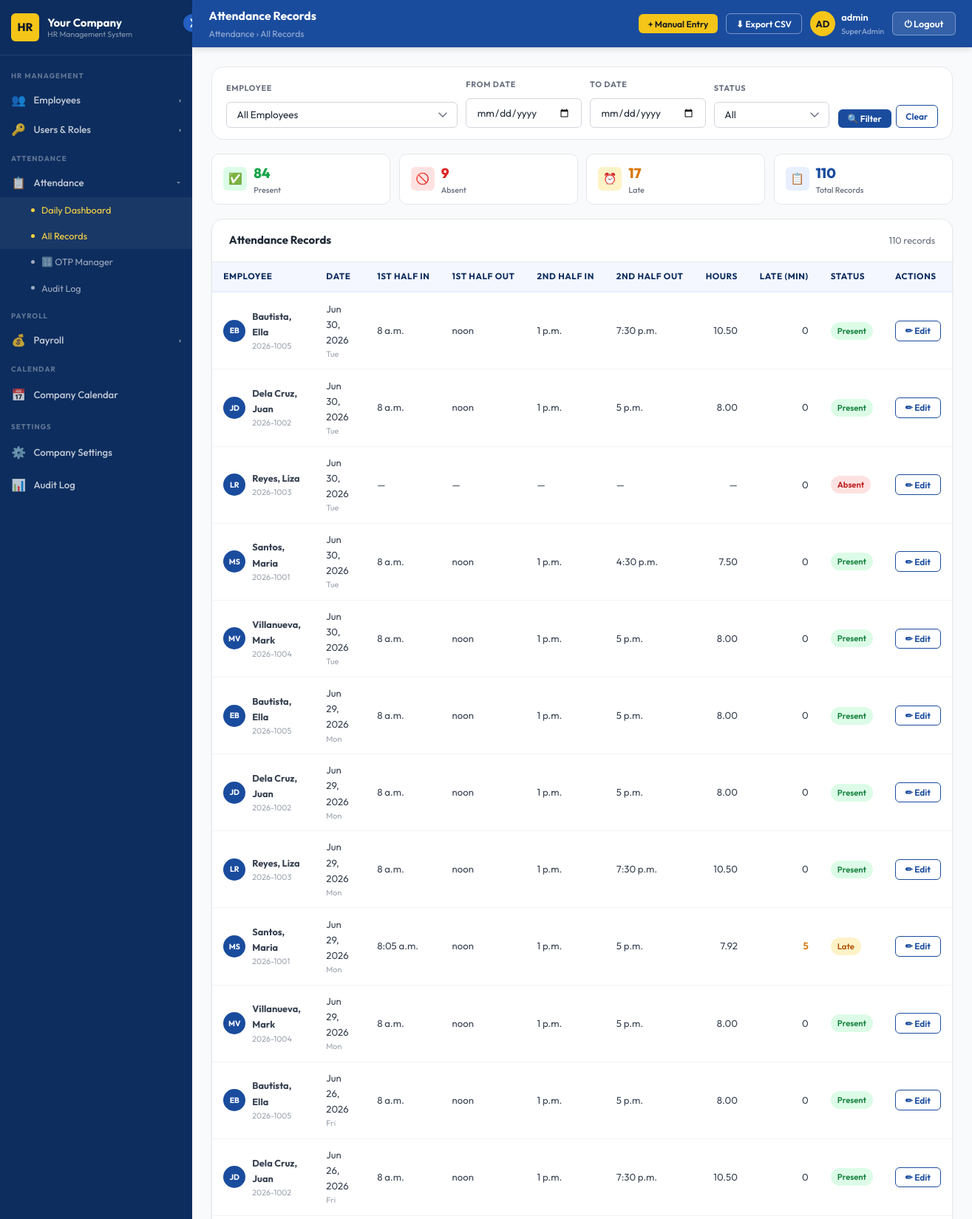
Page /attendance/admin/records/ (signed in, upper part) on the committed database.
### attendance/models.py (models this page shows, shortened)
class Attendance(models.Model):
    STATUS_CHOICES = [('present','Present'),('absent','Absent'),('late','Late')]
    employee          = models.ForeignKey(Employee, on_delete=models.CASCADE)
    date              = models.DateField()
    time_in_am        = models.TimeField(null=True, blank=True)  # NOTE: added
    time_out_am       = models.TimeField(null=True, blank=True)  # NOTE: added
    time_in_pm        = models.TimeField(null=True, blank=True)  # NOTE: added
    time_out_pm       = models.TimeField(null=True, blank=True)  # NOTE: added
    total_hours       = models.DecimalField(max_digits=5, decimal_places=2, null=True, blank=True)
    late_minutes      = models.PositiveIntegerField(default=0)
    undertime_minutes = models.PositiveIntegerField(default=0)
    status            = models.CharField(max_length=20, choices=STATUS_CHOICES, default='present')
    created_at        = models.DateTimeField(auto_now_add=True)
    class Meta:
        unique_together = ('employee', 'date')

### employees/models.py (models this page shows, shortened)
class Employee(models.Model):
    EMPLOYMENT_TYPES = [('regular', 'Regular'), ('contract', 'Contract')]
    STATUS_CHOICES   = [('active', 'Active'), ('inactive', 'Inactive')]
    GENDER_CHOICES   = [('male', 'Male'), ('female', 'Female'), ('other', 'Other')]
    CIVIL_CHOICES    = [
        ('single', 'Single'), ('married', 'Married'),
        ('widowed', 'Widowed'), ('separated', 'Separated'),
    ]
    employee_code   = models.CharField(max_length=50, unique=True)
    first_name      = models.CharField(max_length=100)
    last_name       = models.CharField(max_length=100)
    email           = models.EmailField(unique=True)
    phone           = models.CharField(max_length=30, blank=True)
    address         = models.TextField(blank=True)
    date_hired      = models.DateField(null=True, blank=True)
    employment_type = models.CharField(max_length=20, choices=EMPLOYMENT_TYPES, default='regular')
    status          = models.CharField(max_length=20, choices=STATUS_CHOICES, default='active')
    department      = models.ForeignKey(Department, on_delete=models.SET_NULL, null=True, blank=True)
    position        = models.ForeignKey(Position, on_delete=models.SET_NULL, null=True, blank=True)
    salary_grade    = models.ForeignKey(SalaryGrade, on_delete=models.SET_NULL, null=True, blank=True)
    created_at      = models.DateTimeField(auto_now_add=True)
    updated_at      = models.DateTimeField(auto_now=True)
    middle_name     = models.CharField(max_length=100, blank=True)
    birthdate       = models.DateField(null=True, blank=True)
    gender          = models.CharField(max_length=10, choices=GENDER_CHOICES, blank=True)
    civil_status    = models.CharField(max_length=15, choices=CIVIL_CHOICES, blank=True)
    nationality     = models.CharField(max_length=60, blank=True, default='Filipino')
    tin_number        = models.CharField(max_length=30, blank=True)
    sss_number        = models.CharField(max_length=30, blank=True)
    philhealth_number = models.CharField(max_length=30, blank=True)
    pagibig_number    = models.CharField(max_length=30, blank=True)
    emergency_contact_name         = models.CharField(max_length=150, blank=True)
    emergency_contact_phone        = models.CharField(max_length=30, blank=True)
    emergency_contact_relationship = models.CharField(max_length=60, blank=True)
    contract_start  = models.DateField(null=True, blank=True)
    contract_end    = models.DateField(null=True, blank=True)

### attendance/views.py (the view)
# urls.py: path('admin/records/',      views.attendance_records,   name='records'),
@admin_required
def attendance_records(request):
    import json as _json
    qs = Attendance.objects.select_related('employee').order_by('-date', 'employee__last_name')
    emp_id   = request.GET.get('emp_id')
    from_dt  = request.GET.get('from')
    to_dt    = request.GET.get('to')
    status   = request.GET.get('status')
    if emp_id:  qs = qs.filter(employee_id=emp_id)
    if from_dt: qs = qs.filter(date__gte=from_dt)
    if to_dt:   qs = qs.filter(date__lte=to_dt)
    if status:  qs = qs.filter(status=status)
    summary = {
        'total':   qs.count(),
        'present': qs.filter(status='present').count(),
        'absent':  qs.filter(status='absent').count(),
        'late':    qs.filter(status='late').count(),
    }
    records_json = {}
    for r in qs:
        records_json[r.id] = {
            'employee_name': f'{r.employee.last_name}, {r.employee.first_name}',
            'date':          str(r.date),
            'time_in_am':    str(r.time_in_am)[:5]  if r.time_in_am  else '',
            'time_out_am':   str(r.time_out_am)[:5] if r.time_out_am else '',
            'time_in_pm':    str(r.time_in_pm)[:5]  if r.time_in_pm  else '',
            'time_out_pm':   str(r.time_out_pm)[:5] if r.time_out_pm else '',
            'status':        r.status,
        }
    paginator = Paginator(qs, 30)
    records = paginator.get_page(request.GET.get('page', 1))
    return render(request, 'hrms/attendance_records.html', {
        'records':      records,
        'records_json': _json.dumps(records_json),
        'employees':    Employee.objects.filter(status='active'),
        'summary':      summary,
        **_branding(),
    })

### templates/hrms/attendance_records.html (shortened to what this page needs)
{% extends "hrms/admin_base.html" %}
{% load static %}
{% block page_title %}Attendance Records{% endblock %}
{% block breadcrumb %}Attendance › All Records{% endblock %}
{% block header_actions %}
  <button class="btn btn-gold btn-sm" onclick="openModal('manual-att-modal')">+ Manual Entry</button>
  <button class="btn btn-outline btn-sm" style="color:var(--white);border-color:rgba(255,255,255,.4);"
          onclick="exportRecords()">⬇ Export CSV</button>
{% endblock %}
{% block content %}
<div class="filter-card">
  <form method="get" action="{% url 'attendance:records' %}" style="display:contents;">
    <div class="form-group" style="flex:2;min-width:200px;">
      <label>Employee</label>
      <select name="emp_id" class="form-control">
        <option value="">All Employees</option>
      </select>
    </div>
    <div class="form-group">
      <label>From Date</label>
      <input type="date" name="from" class="form-control" value="{{ request.GET.from }}">
    </div>
    <div class="form-group">
      <label>To Date</label>
      <input type="date" name="to" class="form-control" value="{{ request.GET.to }}">
    </div>
    <div class="form-group">
      <label>Status</label>
      <select name="status" class="form-control">
        <option value="">All</option>
      </select>
    </div>
    <div style="display:flex;gap:.4rem;align-items:flex-end;">
      <button type="submit" class="btn btn-primary btn-sm">🔍 Filter</button>
      <a href="{% url 'attendance:records' %}" class="btn btn-outline btn-sm">Clear</a>
    </div>
  </form>
</div>
<div class="att-mini-stats">
  <div class="mini-stat">
    <div style="width:32px;height:32px;background:#DCFCE7;border-radius:var(--radius-sm);display:flex;align-items:center;justify-content:center;">✅</div>
    <div><div class="num" style="color:var(--success);">{{ summary.present }}</div><div class="label">Present</div></div>
  </div>
  <div class="mini-stat">
    <div style="width:32px;height:32px;background:#FEE2E2;border-radius:var(--radius-sm);display:flex;align-items:center;justify-content:center;">🚫</div>
    <div><div class="num" style="color:var(--danger);">{{ summary.absent }}</div><div class="label">Absent</div></div>
  </div>
  <div class="mini-stat">
    <div style="width:32px;height:32px;background:#FEF3C7;border-radius:var(--radius-sm);display:flex;align-items:center;justify-content:center;">⏰</div>
    <div><div class="num" style="color:var(--warning);">{{ summary.late }}</div><div class="label">Late</div></div>
  </div>
  <div class="mini-stat">
    <div style="width:32px;height:32px;background:var(--blue-100);border-radius:var(--radius-sm);display:flex;align-items:center;justify-content:center;">📋</div>
    <div><div class="num" style="color:var(--blue-800);">{{ summary.total }}</div><div class="label">Total Records</div></div>
  </div>
</div>
<div class="card">
  <div class="card-header">
    <h3>Attendance Records</h3>
    <span class="text-sm text-gray">{{ records.paginator.count }} record{{ records.paginator.count|pluralize }}</span>
  </div>
  <div class="table-wrap">
    <table class="data-table" id="records-table">
      <thead>
        <tr>
          <th>Employee</th>
          <th>Date</th>
          <th>1st Half In</th>
          <th>1st Half Out</th>
          <th>2nd Half In</th>
          <th>2nd Half Out</th>
          <th style="text-align:right;">Hours</th>
          <th style="text-align:right;">Late (min)</th>
          <th>Status</th>
          <th>Actions</th>
        </tr>
      </thead>
      <tbody>
        {% for rec in records %}
        <tr id="row-{{ rec.id }}">
          <td>
            <div class="emp-cell">
              <div class="emp-av-sm">{{ rec.employee.first_name|slice:":1" }}{{ rec.employee.last_name|slice:":1" }}</div>
              <div>
                <strong style="font-size:.85rem;">{{ rec.employee.last_name }}, {{ rec.employee.first_name }}</strong>
                <div style="font-size:.72rem;color:var(--gray-400);">{{ rec.employee.employee_code }}</div>
              </div>
            </div>
          </td>
          <td>{{ rec.date|date:"M d, Y" }}
            <div style="font-size:.72rem;color:var(--gray-400);">{{ rec.date|date:"D" }}</div>
          </td>
          <td>{{ rec.time_in_am|default:"—" }}</td>
          <td>{{ rec.time_out_am|default:"—" }}</td>
          <td>{{ rec.time_in_pm|default:"—" }}</td>
          <td>{{ rec.time_out_pm|default:"—" }}</td>
          <td style="text-align:right;">{{ rec.total_hours|default:"—" }}</td>
          <td style="text-align:right;">
            {% if rec.late_minutes %}
              <span style="color:var(--warning);font-weight:600;">{{ rec.late_minutes }}</span>
            {% else %}0{% endif %}
          </td>
          <td>
            <span class="badge {% if rec.status == 'present' %}badge-success{% elif rec.status == 'late' %}badge-warning{% else %}badge-danger{% endif %}">
              {{ rec.status|title }}
            </span>
          </td>
          <td>
            <button class="btn btn-outline btn-sm" onclick="editRecord({{ rec.id }})">✏ Edit</button>
          </td>
        </tr>
        {% empty %}
        <tr>
          <td colspan="10" style="text-align:center;padding:3rem;color:var(--gray-400);">
            No records found for the selected filters.
          </td>
        </tr>
        {% endfor %}
      </tbody>
    </table>
  </div>
</div>
{% endblock %}

### templates/hrms/admin_base.html (shortened to what this page needs)
{% load static %}
<!DOCTYPE html>
<html lang="en">
<head>
  <link rel="stylesheet" href="{% static 'css/base.css' %}"/>
</head>
<body>
<div class="admin-layout">
  <aside class="sidebar" id="sidebar">
    <button class="sidebar-toggle" id="sidebar-toggle" title="Toggle Sidebar">❯</button>
    <div class="sidebar-logo">
      <div class="logo-mark" id="logo-mark">
        {% if company_logo %}
          <img src="{{ company_logo }}" alt="Logo"
               style="width:100%;height:100%;object-fit:cover;border-radius:var(--radius-sm);">
        {% else %}
          {{ company_initials|default:"HR" }}
        {% endif %}
      </div>
      <div class="logo-text">
        {{ company_name|default:"Your Company" }}
        <span>HR Management System</span>
      </div>
    </div>
    <nav class="sidebar-nav" id="sidebar-nav">
      <div class="nav-section">
        <div class="nav-section-label">HR Management</div>
        <button class="nav-group-toggle" data-group="nav-hr">
          <span class="icon">👥</span><span class="label">Employees</span><span class="chevron">›</span>
        </button>
        {% if is_super_admin %}
        <button class="nav-group-toggle" data-group="nav-users">
          <span class="icon">🔑</span><span class="label">Users & Roles</span><span class="chevron">›</span>
        </button>
        {% endif %}
      </div>
      <div class="nav-section">
        <div class="nav-section-label">Attendance</div>
        <button class="nav-group-toggle" data-group="nav-att">
          <span class="icon">📋</span><span class="label">Attendance</span><span class="chevron">›</span>
        </button>
        <div class="nav-submenu" id="nav-att">
          <a href="{% url 'attendance:dashboard' %}">Daily Dashboard</a>
          <a href="{% url 'attendance:records' %}">All Records</a>
          <a href="{% url 'attendance:otp_manager' %}">🔢 OTP Manager</a>
          <a href="{% url 'attendance:audit_log' %}">Audit Log</a>
        </div>
      </div>
      <div class="nav-section">
        <div class="nav-section-label">Payroll</div>
        <button class="nav-group-toggle" data-group="nav-payroll">
          <span class="icon">💰</span><span class="label">Payroll</span><span class="chevron">›</span>
        </button>
      </div>
      <div class="nav-section">
        <div class="nav-section-label">Calendar</div>
        <a class="nav-link" href="{% url 'calendar_app:index' %}">
          <span class="icon">📅</span><span class="label">Company Calendar</span>
        </a>
      </div>
      {% if is_super_admin %}
      <div class="nav-section">
        <div class="nav-section-label">Settings</div>
        <a class="nav-link" href="{% url 'employees:company_settings' %}">
          <span class="icon">⚙️</span><span class="label">Company Settings</span>
        </a>
        <a class="nav-link" href="{% url 'accounts:audit_log' %}">
          <span class="icon">📊</span><span class="label">Audit Log</span>
        </a>
      </div>
      {% endif %}
    </nav>
  </aside>
  <div style="flex:1;display:flex;flex-direction:column;">
    <header class="admin-header" id="admin-header">
      <div>
        <div class="header-title">{% block page_title %}Dashboard{% endblock %}</div>
        <div class="header-breadcrumb">{% block breadcrumb %}Home{% endblock %}</div>
      </div>
      <div class="header-right">
        {% block header_actions %}{% endblock %}
        <div class="header-user">
          <div class="header-avatar">{{ request.user.username|slice:":2"|upper }}</div>
          <div>
            <div style="font-size:.85rem;font-weight:600;color:var(--white);">
              {{ request.user.get_full_name|default:request.user.username }}
            </div>
            {% if user_role %}
            <div style="font-size:.7rem;color:rgba(255,255,255,.5);">
              {{ user_role.name }}
            </div>
            {% endif %}
          </div>
        </div>
        <button class="btn-logout" onclick="confirmLogout()">⏻ Logout</button>
      </div>
    </header>
    <main class="admin-content" id="admin-content">
      {% block content %}{% endblock %}
    </main>
  </div>
</div>
</body>
</html>

### rows in the picture
Attendance: employee.first_name "E", employee.last_name "B", employee.last_name "Bautista", employee.first_name "Ella", employee.employee_code "2026-1005", date "Jun 30, 2026", date "Tue", time_in_am "8 a.m.", time_out_am "noon", time_in_pm "1 p.m.", time_out_pm "7:30 p.m.", total_hours "10.50", late_minutes "0", status "Present"
Attendance: employee.first_name "J", employee.last_name "D", employee.last_name "Dela Cruz", employee.first_name "Juan", employee.employee_code "2026-1002", date "Jun 30, 2026", date "Tue", time_in_am "8 a.m.", time_out_am "noon", time_in_pm "1 p.m.", time_out_pm "5 p.m.", total_hours "8.00", late_minutes "0", status "Present"
Attendance: employee.first_name "L", employee.last_name "R", employee.last_name "Reyes", employee.first_name "Liza", employee.employee_code "2026-1003", date "Jun 30, 2026", date "Tue", time_in_am "—", time_out_am "—", time_in_pm "—", time_out_pm "—", total_hours "—", late_minutes "0", status "Absent"
Attendance: employee.first_name "M", employee.last_name "S", employee.last_name "Santos", employee.first_name "Maria", employee.employee_code "2026-1001", date "Jun 30, 2026", date "Tue", time_in_am "8 a.m.", time_out_am "noon", time_in_pm "1 p.m.", time_out_pm "4:30 p.m.", total_hours "7.50", late_minutes "0", status "Present"
Attendance: employee.first_name "M", employee.last_name "V", employee.last_name "Villanueva", employee.first_name "Mark", employee.employee_code "2026-1004", date "Jun 30, 2026", date "Tue", time_in_am "8 a.m.", time_out_am "noon", time_in_pm "1 p.m.", time_out_pm "5 p.m.", total_hours "8.00", late_minutes "0", status "Present"
Attendance: employee.first_name "E", employee.last_name "B", employee.last_name "Bautista", employee.first_name "Ella", employee.employee_code "2026-1005", date "Jun 29, 2026", date "Mon", time_in_am "8 a.m.", time_out_am "noon", time_in_pm "1 p.m.", time_out_pm "5 p.m.", total_hours "8.00", late_minutes "0", status "Present"
Attendance: employee.first_name "J", employee.last_name "D", employee.last_name "Dela Cruz", employee.first_name "Juan", employee.employee_code "2026-1002", date "Jun 29, 2026", date "Mon", time_in_am "8 a.m.", time_out_am "noon", time_in_pm "1 p.m.", time_out_pm "5 p.m.", total_hours "8.00", late_minutes "0", status "Present"
Attendance: employee.first_name "L", employee.last_name "R", employee.last_name "Reyes", employee.first_name "Liza", employee.employee_code "2026-1003", date "Jun 29, 2026", date "Mon", time_in_am "8 a.m.", time_out_am "noon", time_in_pm "1 p.m.", time_out_pm "7:30 p.m.", total_hours "10.50", late_minutes "0", status "Present"
Attendance: employee.first_name "M", employee.last_name "S", employee.last_name "Santos", employee.first_name "Maria", employee.employee_code "2026-1001", date "Jun 29, 2026", date "Mon", time_in_am "8:05 a.m.", time_out_am "noon", time_in_pm "1 p.m.", time_out_pm "5 p.m.", total_hours "7.92", late_minutes "5", status "Late"
Attendance: employee.first_name "M", employee.last_name "V", employee.last_name "Villanueva", employee.first_name "Mark", employee.employee_code "2026-1004", date "Jun 29, 2026", date "Mon", time_in_am "8 a.m.", time_out_am "noon", time_in_pm "1 p.m.", time_out_pm "5 p.m.", total_hours "8.00", late_minutes "0", status "Present"
Attendance: employee.first_name "E", employee.last_name "B", employee.last_name "Bautista", employee.first_name "Ella", employee.employee_code "2026-1005", date "Jun 26, 2026", date "Fri", time_in_am "8 a.m.", time_out_am "noon", time_in_pm "1 p.m.", time_out_pm "5 p.m.", total_hours "8.00", late_minutes "0", status "Present"
Attendance: employee.first_name "J", employee.last_name "D", employee.last_name "Dela Cruz", employee.first_name "Juan", employee.employee_code "2026-1002", date "Jun 26, 2026", date "Fri", time_in_am "8 a.m.", time_out_am "noon", time_in_pm "1 p.m.", time_out_pm "7:30 p.m.", total_hours "10.50", late_minutes "0", status "Present"

### other values in the picture
{{ company_initials|default:"HR" }} "HR"
{{ company_name|default:"Your Company" }} "Your Company"
{{ request.user.username|slice:":2"|upper }} "AD"
{{ request.user.get_full_name|default:request.user.username }} "admin"
{{ user_role.name }} "SuperAdmin"
{{ summary.present }} "84"
{{ summary.absent }} "9"
{{ summary.late }} "17"
{{ summary.total }} "110"
{{ records.paginator.count }} "110"
